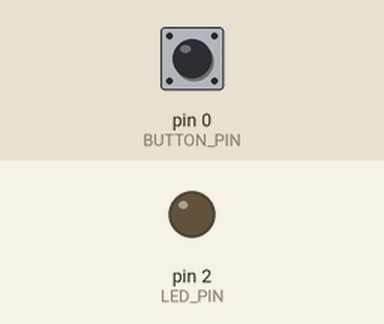
A sketch run on a simulated Arduino Uno, built with avr-gcc and run on an emulated ATmega328P. Parts: output pins drawn as LEDs (lit = HIGH). Dashed ring = blinking. Inputs (shaded band) come from the test bench; at power-on: pin 0 (BUTTON_PIN) HIGH.

Above: at 1.2 s.
1.3 s: pin 0 (BUTTON_PIN) pulled LOW for 0.15 s
At 2.0 s:
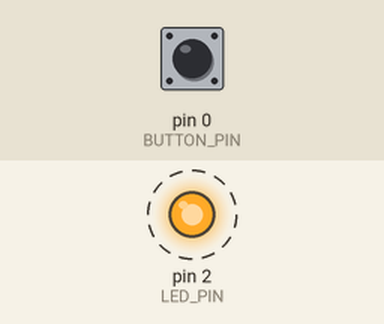
Timing chart, 0 to 10.4 s (numbered marks = the images above; inputs shaded):
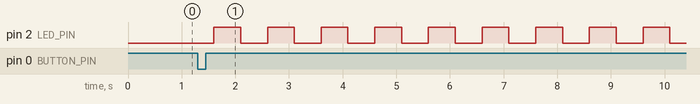

Measured:
- after the input at 1.3 s, pin 2 (LED_PIN): alternates HIGH for 0.50 s and LOW for 0.50 s, starting after 0.30 s

The sketch:

ESP8266-Blink.ino
```cpp
const int LED_PIN = 2;
const int BUTTON_PIN = 0;

bool enableBlink = false;

void setup()
{
    pinMode(LED_PIN, OUTPUT);
    pinMode(BUTTON_PIN, INPUT_PULLUP);
}

void loop()
{
    if (digitalRead(BUTTON_PIN) == LOW)
    {
        enableBlink = !enableBlink;
        delay(300); // Debounce delay
    }

    if (enableBlink)
    {
        digitalWrite(LED_PIN, !digitalRead(LED_PIN));
        delay(500);
    }
    else
    {
        digitalWrite(LED_PIN, LOW);
    }
}
```
